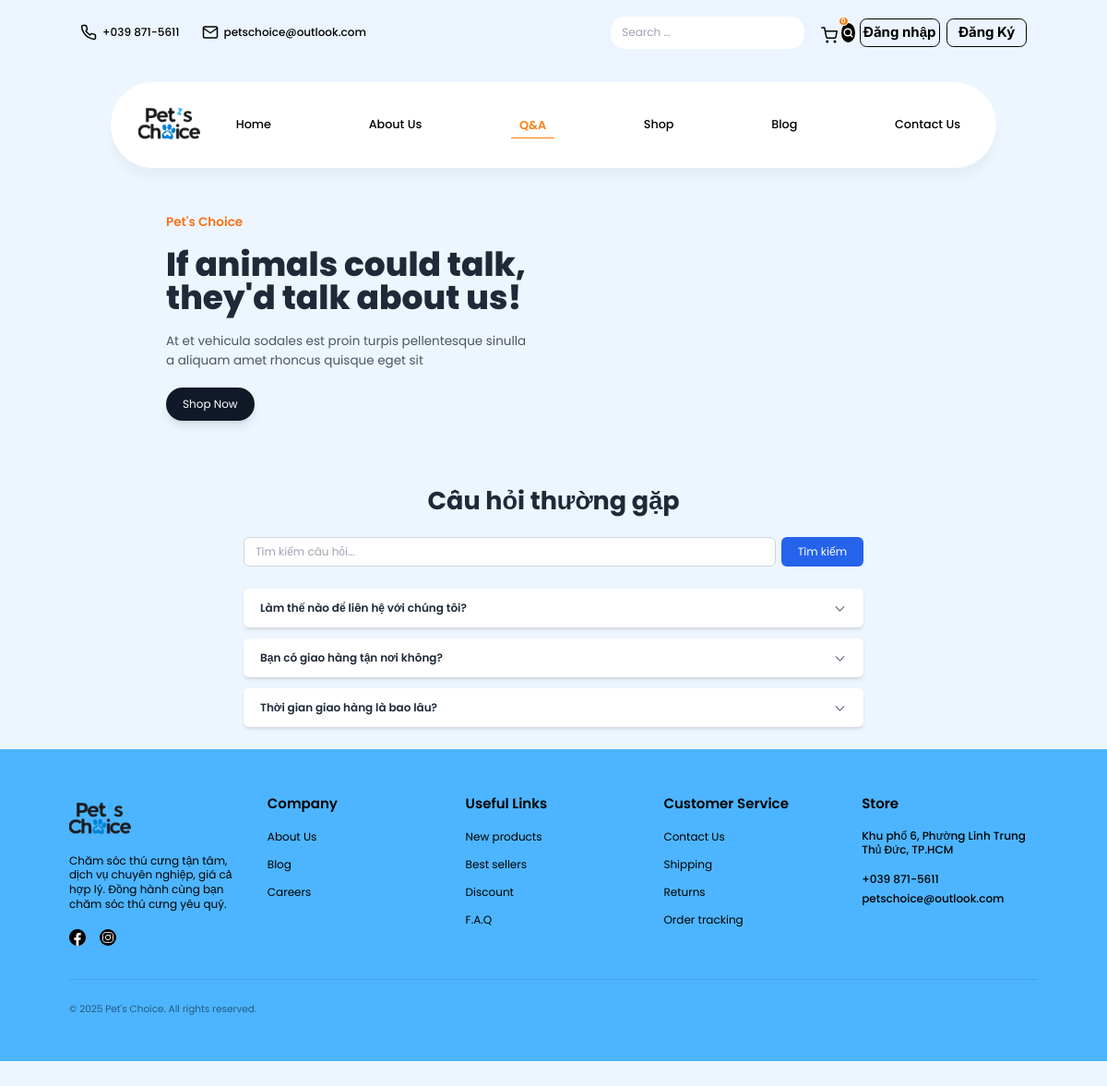
Page /public/faq on the committed database.
### tables this page shows
CREATE TABLE IF NOT EXISTS faqs (
    id BIGINT UNSIGNED AUTO_INCREMENT PRIMARY KEY,
    question VARCHAR(255) NOT NULL,
    answer TEXT NOT NULL,
    display_order INT UNSIGNED DEFAULT 0,
    status ENUM('active', 'inactive') DEFAULT 'active',
    created_at TIMESTAMP DEFAULT CURRENT_TIMESTAMP,
    updated_at TIMESTAMP NULL ON UPDATE CURRENT_TIMESTAMP,
    INDEX idx_status (status),
    INDEX idx_order (display_order)
);

### app/core/Controller.php (called while the page is built, shortened)
<?php
class Controller
{
    protected function view(string $view, array $data = [], string $title = null, string $layout = 'main'): void
    {
        $viewFile = __DIR__ . '/../views/' . str_replace('.', '/', $view) . '.php';
        extract($data);
        $content = function () use ($viewFile, $data) {
            extract($data);
            require $viewFile;
        };
        $layoutFile = __DIR__ . '/../views/layouts/' . $layout . '.php';
        require $layoutFile;
    }
}

### app/controllers/FAQController.php (called while the page is built, shortened)
<?php
class FAQController extends Controller
{
    public function index(): void
    {
        $page = isset($_GET['p']) ? max(1, (int)$_GET['p']) : 1;
        $perPage = 10;
        $offset = ($page - 1) * $perPage;
        $search = isset($_GET['search']) ? trim($_GET['search']) : '';
        $filters = [
            'limit' => $perPage,
            'offset' => $offset,
            'status' => 'active',
        ];
        $faqs = FAQ::getAll($filters);
        $total = FAQ::count($filters);
        $totalPages = ceil($total / $perPage);
        $homeData = Home::get();
        $this->view('faq.index', [
            'title' => 'Hỏi & Đáp - ' . APP_NAME,
            'faqs' => $faqs,
            'search' => $search,
            'currentPage' => $page,
            'totalPages' => $totalPages,
            'total' => $total,
            'homeData' => $homeData,
            'activeMenu' => 'faq',
            'hideBlogHero' => true,
        ], null, 'public');
    }
}

### app/core/Router.php (called while the page is built, shortened)
<?php
class Router
{
    private array $routes = [
        'GET' => [],
        'POST' => [],
    ];
    private string $basePath = '';
    public function __construct()
    {
        $base = parse_url(BASE_URL, PHP_URL_PATH) ?: '';
        $this->basePath = rtrim($base, '/');
    }
    public function get(string $path, string $handler): void
    {
        $this->routes['GET'][$this->normalize($path)] = $handler;
    }
    public function post(string $path, string $handler): void
    {
        $this->routes['POST'][$this->normalize($path)] = $handler;
    }
    private function normalize(string $path): string
    {
        $path = parse_url($path, PHP_URL_PATH) ?: '/';
        $path = preg_replace('#/+#','/',$path);
        if ($this->basePath !== '' && $this->basePath !== '/') {
            if (str_starts_with($path, $this->basePath)) {
                $path = substr($path, strlen($this->basePath));
            }
        }
        $path = '/' . trim($path, '/');
        return $path === '//' ? '/' : $path;
    }
    public function dispatch(string $method, string $uri): void
    {
        $path = $this->normalize($uri);
        $handler = $this->routes[$method][$path] ?? null;
        [$controllerName, $action] = explode('@', $handler);
        $controller = new $controllerClass();
        $controller->$action();
    }
}

### public/index.php (called while the page is built, shortened)
<?php
require_once __DIR__ . '/../app/core/Database.php';
require_once __DIR__ . '/../app/core/Controller.php';
require_once __DIR__ . '/../app/core/Router.php';
$baseDir = __DIR__ . '/../app/';
spl_autoload_register(function ($class) use ($baseDir) {
    $class = ltrim($class, '\\');
    if (str_starts_with($class, 'App\\')) {
        $relative = str_replace('App\\', '', $class);
        $path = $baseDir . str_replace('\\', '/', $relative) . '.php';
    } elseif (str_starts_with($class, 'Core\\')) {
        $relative = str_replace('Core\\', 'core\\', $class);
        $path = $baseDir . str_replace('\\', '/', $relative) . '.php';
        if (is_file($path)) require_once $path;
    }
});
$router = new Router();
$router->get('/', 'HomeController@index');
$router->get('/login', 'AuthController@login');
$router->post('/login', 'AuthController@doLogin');
$router->get('/register', 'AuthController@register');
$router->post('/register', 'AuthController@doRegister');
$router->get('/logout', 'AuthController@logout');
$router->get('/about', 'AboutController@index');
$router->get('/shop', 'ProductController@index');
$router->get('/products', 'ProductController@index');
$router->get('/products/show', 'ProductController@show');
$router->get('/cart', 'CartController@index');
$router->post('/cart/add', 'CartController@add');
$router->post('/cart/update', 'CartController@update');
$router->post('/cart/remove', 'CartController@remove');
$router->get('/cart/checkout', 'CartController@checkout');
$router->get('/orders', 'OrderController@index');
$router->get('/orders/show', 'OrderController@show');
$router->post('/orders/checkout', 'OrderController@checkout');
$router->get('/profile', 'ProfileController@index');
$router->get('/profile/edit', 'ProfileController@edit');
$router->post('/profile/update', 'ProfileController@update');
$router->get('/profile/change-password', 'ProfileController@changePassword');
$router->post('/profile/update-password', 'ProfileController@updatePassword');
$router->get('/faq', 'FAQController@index');
$router->get('/page/show', 'PageController@show');
$router->get('/contact', 'ContactController@index');
$router->post('/contact/submit', 'ContactController@submit');
$router->get('/posts', 'PostController@index');
$router->get('/posts/show', 'PostController@show');
$router->post('/posts/comment', 'PostController@submitComment');
$router->get('/admin', 'Admin\\PageController@dashboard');
$router->post('/admin/upload/image', 'Admin\\UploadController@image');
$router->get('/admin/about', 'Admin\\AboutController@index');
$router->post('/admin/about/update', 'Admin\\AboutController@update');
$router->get('/admin/products', 'Admin\\ProductController@index');
$router->get('/admin/products/create', 'Admin\\ProductController@create');
$router->post('/admin/products/store', 'Admin\\ProductController@store');
$router->get('/admin/products/edit', 'Admin\\ProductController@edit');
$router->post('/admin/products/update', 'Admin\\ProductController@update');
$router->post('/admin/products/delete', 'Admin\\ProductController@delete');
$router->get('/admin/orders', 'Admin\\OrderController@index');
$router->get('/admin/orders/show', 'Admin\\OrderController@show');
$router->post('/admin/orders/update-status', 'Admin\\OrderController@updateStatus');
$router->get('/admin/users', 'Admin\\UserController@index');
$router->get('/admin/users/show', 'Admin\\UserController@show');
$router->post('/admin/users/update-status', 'Admin\\UserController@updateStatus');
$router->post('/admin/users/reset-password', 'Admin\\UserController@resetPassword');
$router->post('/admin/users/delete', 'Admin\\UserController@delete');
$router->get('/admin/faqs', 'Admin\\FAQController@index');
$router->get('/admin/faqs/create', 'Admin\\FAQController@create');
$router->post('/admin/faqs/store', 'Admin\\FAQController@store');
$router->get('/admin/faqs/edit', 'Admin\\FAQController@edit');
$router->post('/admin/faqs/update', 'Admin\\FAQController@update');
$router->post('/admin/faqs/delete', 'Admin\\FAQController@delete');
$router->get('/admin/posts', 'Admin\\PostController@index');
$router->get('/admin/posts/create', 'Admin\\PostController@create');
$router->post('/admin/posts/store', 'Admin\\PostController@store');
$router->get('/admin/posts/edit', 'Admin\\PostController@edit');
$router->post('/admin/posts/update', 'Admin\\PostController@update');
$router->post('/admin/posts/delete', 'Admin\\PostController@delete');
$router->get('/admin/comments', 'Admin\\CommentController@index');
$router->post('/admin/comments/approve', 'Admin\\CommentController@approve');
$router->post('/admin/comments/reject', 'Admin\\CommentController@reject');
$router->post('/admin/comments/delete', 'Admin\\CommentController@delete');
$router->get('/admin/home', 'Admin\\HomeController@index');
$router->post('/admin/home/update', 'Admin\\HomeController@update');
$router->get('/admin/pages', 'Admin\\PageController@index');
$router->get('/admin/pages/create', 'Admin\\PageController@create');
$router->post('/admin/pages/store', 'Admin\\PageController@store');
$router->get('/admin/pages/edit', 'Admin\\PageController@edit');
$router->post('/admin/pages/update', 'Admin\\PageController@update');
$router->post('/admin/pages/delete', 'Admin\\PageController@delete');
$router->get('/admin/contacts', 'Admin\\ContactController@index');
$router->get('/admin/contacts/show', 'Admin\\ContactController@show');
$router->post('/admin/contacts/update-status', 'Admin\\ContactController@updateStatus');
$router->post('/admin/contacts/reply', 'Admin\\ContactController@reply');
$router->post('/admin/contacts/delete', 'Admin\\ContactController@delete');
$router->dispatch($_SERVER['REQUEST_METHOD'], $_SERVER['REQUEST_URI']);

### app/core/Database.php (called while the page is built, shortened)
<?php
class Database
{
    private static ?PDO $pdo = null;
    public static function conn(): PDO
    {
        if (self::$pdo === null) {
            $dsn = 'mysql:host=' . DB_HOST . ';dbname=' . DB_NAME . ';charset=' . DB_CHARSET;
            $options = [
                PDO::ATTR_ERRMODE => PDO::ERRMODE_EXCEPTION,
                PDO::ATTR_DEFAULT_FETCH_MODE => PDO::FETCH_ASSOC,
                PDO::ATTR_EMULATE_PREPARES => false,
            ];
            try {
                self::$pdo = new PDO($dsn, DB_USER, DB_PASS, $options);
            } catch (PDOException $e) {
                http_response_code(500);
                echo 'Database connection failed.';
                error_log('DB Error: ' . $e->getMessage());
                exit;
            }
        }
        return self::$pdo;
    }
}

### app/Models/FAQ.php (called while the page is built, shortened)
<?php
class FAQ
{
    public static function getAll(array $filters = []): array
    {
        $sql = "SELECT * FROM faqs WHERE 1=1";
        $params = [];
        if (!empty($filters['status'])) {
            $sql .= " AND status = :status";
            $params[':status'] = $filters['status'];
        }
        $sql .= " ORDER BY display_order ASC, created_at DESC";
        if (isset($filters['limit'])) {
            $sql .= " LIMIT :limit OFFSET :offset";
        }
        $stmt = Database::conn()->prepare($sql);
        if (isset($filters['limit'])) {
            $stmt->bindValue(':limit', (int)$filters['limit'], PDO::PARAM_INT);
            $stmt->bindValue(':offset', (int)($filters['offset'] ?? 0), PDO::PARAM_INT);
        }
        foreach ($params as $key => $value) {
            $stmt->bindValue($key, $value);
        }
        $stmt->execute();
        return $stmt->fetchAll(PDO::FETCH_ASSOC);
    }
}

### app/views/faq/index.php (the view, shortened to what this page needs)
<?php
$faqs = $faqs ?? [];
$search = $search ?? '';
?>
<section class="py-16">
    <div class="max-w-6xl mx-auto px-4 grid gap-12 lg:grid-cols-2 items-center">
        <div class="space-y-6">
            <p class="text-[#f97316] font-semibold text-lg">Pet's Choice</p>
            <h1 class="text-4xl md:text-5xl font-extrabold leading-tight text-[#1f2937]">
                If animals could talk,<br>they'd talk about us!
            </h1>
            <p class="text-gray-600 text-lg leading-relaxed">
                At et vehicula sodales est proin turpis pellentesque sinulla a aliquam amet rhoncus quisque eget sit
            </p>
            <button class="inline-flex items-center justify-center px-6 py-3 bg-[#111827] text-white rounded-full shadow-lg hover:bg-[#0b1220] transition" onclick="window.location='<?= BASE_URL ?>shop'">
                Shop Now
            </button>
        </div>
        <div class="flex justify-center relative">
            <div class="relative w-full max-w-md">
                <div class="relative flex justify-around items-end h-64 z-10">
                </div>
            </div>
        </div>
    </div>
</section>
<div class="container mx-auto px-4 py-8">
    <div class="max-w-4xl mx-auto">
        <h1 class="text-3xl md:text-4xl font-bold mb-8 text-center text-gray-800">Câu hỏi thường gặp</h1>
        <form method="get" action="<?= BASE_URL ?>faq" class="mb-8">
            <div class="flex gap-2">
                <input type="text"
                       name="search"
                       value="<?= htmlspecialchars($search) ?>"
                       placeholder="Tìm kiếm câu hỏi..."
                       class="flex-1 px-4 py-2 border border-gray-300 rounded-lg focus:outline-none focus:ring-2 focus:ring-blue-500">
                <button type="submit" class="px-6 py-2 bg-blue-600 text-white rounded-lg hover:bg-blue-700 transition">
                    Tìm kiếm
                </button>
            </div>
        </form>
        <?php if (!empty($faqs)): ?>
            <div class="space-y-4">
                <?php foreach ($faqs as $index => $faq): ?>
                    <div class="bg-white rounded-lg shadow-md overflow-hidden">
                        <button class="w-full px-6 py-4 text-left flex justify-between items-center hover:bg-gray-50 transition focus:outline-none focus:ring-2 focus:ring-blue-500"
                                onclick="toggleFAQ(<?= $faq['id'] ?>)"
                                aria-expanded="false"
                                aria-controls="faq-<?= $faq['id'] ?>">
                            <span class="font-semibold text-gray-800"><?= htmlspecialchars($faq['question']) ?></span>
                            <svg class="w-5 h-5 text-gray-500 transform transition-transform"
                                 id="icon-<?= $faq['id'] ?>"
                                 fill="none"
                                 stroke="currentColor"
                                 viewBox="0 0 24 24">
                                <path stroke-linecap="round" stroke-linejoin="round" stroke-width="2" d="M19 9l-7 7-7-7"></path>
                            </svg>
                        </button>
                    </div>
                <?php endforeach; ?>
            </div>
        <?php endif; ?>
    </div>
</div>

### public/assets/css/public.css (style rules this page uses)
:root { --orange-500: #FD7E14; --orange-accent: #FF8D28; --black: #000; --white: #FFF; --gray-100: #F8F9FA; --gray-300: #D9D9D9; --gray-600: #6C757D; --black-60: rgba(0, 0, 0, 0.6); --black-50: rgba(0, 0, 0, 0.5); --blue-light: #EDF5FF; --blue-primary: #4DB5FF; --purple-primary: #4144A0; }
* { margin: 0; padding: 0; box-sizing: border-box; }
html, body { font-family: 'Poppins', sans-serif; background-color: var(--blue-light); color: var(--black); line-height: 1.6; }
body { min-height: 100vh; display: flex; flex-direction: column; }
.container { max-width: 1400px; margin: 0 auto; padding: 32px 16px; }
@media (min-width: 1200px) { body { zoom: 0.75; -moz-transform: scale(0.75); -moz-transform-origin: top center; } }

### rows in the picture
faqs: question "Làm thế nào để liên hệ với chúng tôi?"
faqs: question "Bạn có giao hàng tận nơi không?"
faqs: question "Thời gian giao hàng là bao lâu?"
